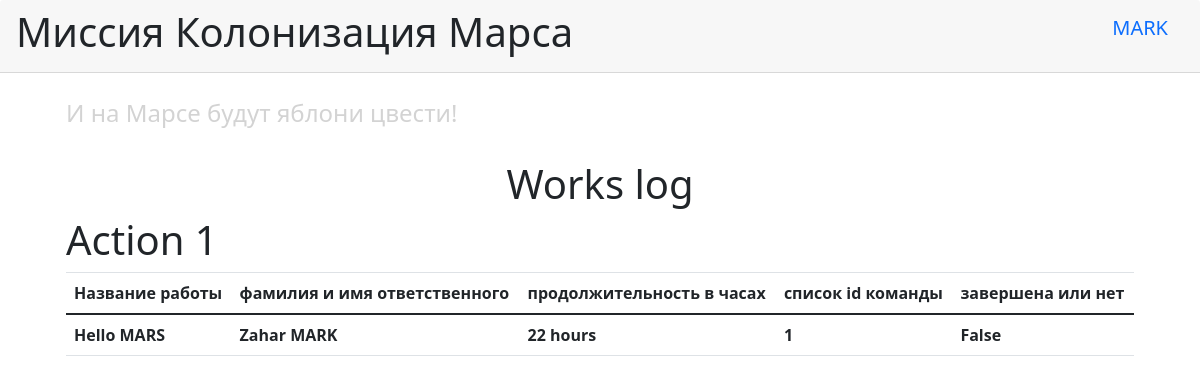
Page / (signed in) on the earlier database version.
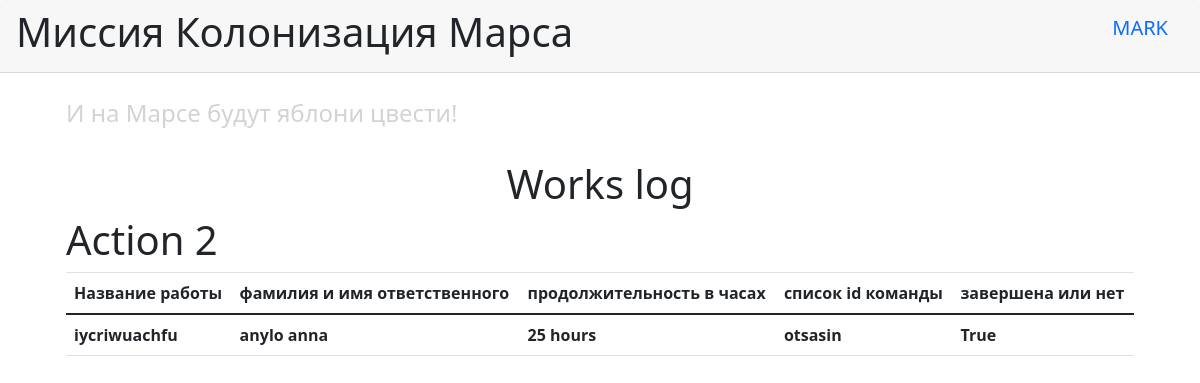
Same page on the later database version.
### data/users.py (models this page shows, shortened)
class User(SqlAlchemyBase, UserMixin):
    __tablename__ = 'users'
    id = sqlalchemy.Column(sqlalchemy.Integer,
                           primary_key=True, autoincrement=True)
    surname = sqlalchemy.Column(sqlalchemy.String)
    name = sqlalchemy.Column(sqlalchemy.String)
    age = sqlalchemy.Column(sqlalchemy.Integer)
    position = sqlalchemy.Column(sqlalchemy.String)
    speciality = sqlalchemy.Column(sqlalchemy.String)
    address = sqlalchemy.Column(sqlalchemy.String)
    email = sqlalchemy.Column(sqlalchemy.String, unique=True)
    hashed_password = sqlalchemy.Column(sqlalchemy.String)
    modified_date = sqlalchemy.Column(sqlalchemy.DateTime)

### data/job.py (models this page shows)
class Jobs(SqlAlchemyBase):
    __tablename__ = 'jobs'
    id = sqlalchemy.Column(sqlalchemy.Integer,
                           primary_key=True, autoincrement=True)
    team_leader = sqlalchemy.Column(sqlalchemy.Integer, sqlalchemy.ForeignKey("users.id"))
    user = orm.relation('User')
    job = sqlalchemy.Column(sqlalchemy.String)
    work_size = sqlalchemy.Column(sqlalchemy.Integer)
    collaborators = sqlalchemy.Column(sqlalchemy.String)
    start_date = sqlalchemy.Column(sqlalchemy.Integer)
    end_date = sqlalchemy.Column(sqlalchemy.Integer)
    is_finished = sqlalchemy.Column(sqlalchemy.BOOLEAN)

### main.py (the view)
@app.route('/')
def works_log():
    if not current_user.is_authenticated:
        return render_template('base.html')
    db_session.global_init('db/blogs.db')
    db_sess = db_session.create_session()
    jobs = db_sess.query(Jobs).all()
    return render_template('works_log.html', jobs=jobs)

### data/db_session.py (called while the page is built, shortened)
def global_init(db_file):
    global __factory
    if __factory:
        return

def create_session() -> Session:
    global __factory
    return __factory()

### main.py (called while the page is built)
@login_manager.user_loader
def load_user(user_id):
    db_sess = db_session.create_session()
    return db_sess.query(User).get(user_id)

### templates/works_log.html
{% extends "base.html" %}
{% block content %}
<h1 class="text-center">Works log</h1>
<div>
    {% for job in jobs %}
    <div>
        <h1>Action {{ job.id }}</h1>
        <div>
            <table class="table">
                <thead>
                    <tr>
                        <th>Название работы</th>
                        <th>фамилия и имя ответственного</th>
                        <th>продолжительность в часах</th>
                        <th>список id команды</th>
                        <th>завершена или нет</th>
                    </tr>
                </thead>
                <tbody>
                    <tr>
                        <th>{{ job.job }}</th>
                        <th>{{ job.user.surname }} {{ job.user.name }}</th>
                        <th>{{ job.work_size }} hours</th>
                        <th>{{ job.collaborators }}</th>
                        <th>{{ job.is_finished }}</th>
                    </tr>
                </tbody>
            </table>
        </div>
    </div>
    {% endfor %}
</div>
{% endblock %}

### templates/base.html (shortened to what this page needs)
<!DOCTYPE html>
<html lang="en">
<head>
	<link rel="stylesheet"
		  href="https://stackpath.bootstrapcdn.com/bootstrap/4.2.1/css/bootstrap.min.css"
>
	<link href="https://cdn.jsdelivr.net/npm/bootstrap@5.0.0-beta2/dist/css/bootstrap.min.css"
		  rel="stylesheet"
>
</head>
<body>
    <div class="card-header" style="display: flex; justify-content: space-between;">
    	<h1>Миссия Колонизация Марса</h1>
		{% if current_user.is_authenticated %}
			<a class="navbar-brand" href="/logout">{{ current_user.name }}</a>
		{% else %}
			<p style="margin-top: 10px">
				<a class="btn btn-primary " href="/register">Зарегистрироваться</a>
				<a class="btn btn-success" href="/login">Войти</a>
			</p>
		{% endif %}
  	</div>
  	<div class="card-body" style="margin: 10px 50px;">
  		<h4 style="color: lightgrey">И на Марсе будут яблони цвести!</h4>
		<br>
  		{% block content %} {% endblock %}
  	</div>
</body>
</html>

Differences in the rows shown:
removed Jobs: id "1", job "Hello MARS", user.surname "Zahar", user.name "MARK", work_size "22", collaborators "1", is_finished "False"
added Jobs: id "2", job "iycriwuachfu", user.surname "anylo", user.name "anna", work_size "25", collaborators "otsasin", is_finished "True"
